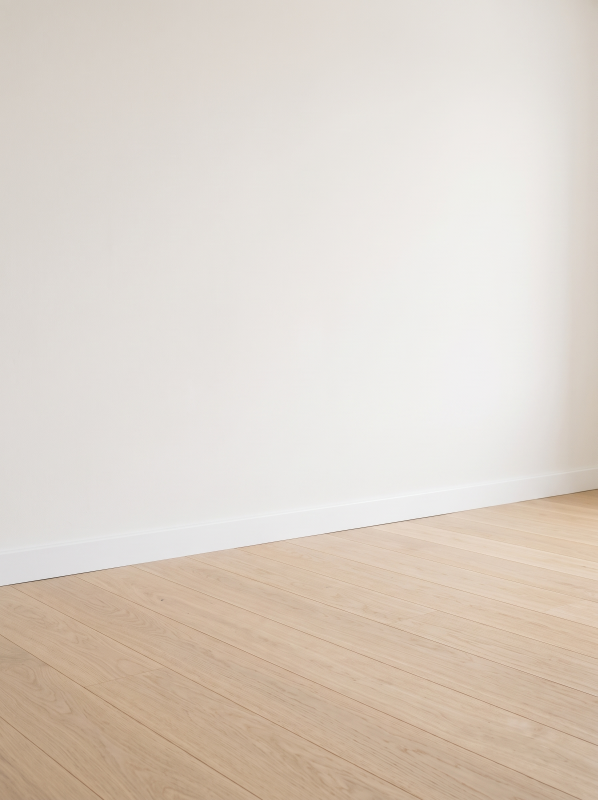
#> input picture scripts/fotos-cabeceros/gen/fondo.png, 1792 x 2400 px (shown at 1/3 size); its folder holds only this picture in this run
$ python -i suelo.py   (imports and definitions only)
#> lines starting #> are read from the running program, lines starting #| are printed output that depends on the picture
#> further down, picture is the input picture: PIL image 1792x2400 RGB; mean R, G, B 220.7, 210.3, 199.9
### scripts/fotos-cabeceros/gen/escena.py
import math
# Escena fija para las 80 fotos: misma cámara, mismo fondo.
from PIL import Image, ImageDraw
from maqueta import proyector, GROSOR
from siluetas import FORMAS, W as AW, H as AH
from textura import tejido, homografia
CAM=dict(ang=38, alt=60, dist=280, focal=1500, centro=(64,40,-4))
def P_(W,H):
    c=CAM; return proyector(W,H,c["ang"],c["alt"],c["dist"],c["focal"],c["centro"])
# [22 lines left out: functions fondo_maqueta, _quad_textura, not called in this run]
VIVO_MATE=False
# [9 lines left out: function _vivo, not called in this run]

ARCO=False   # True: reparto antiguo (longitud de arco desde el centro), el de las maquetas hechas antes del 01/10
# [171 lines left out: functions coords_arco, franjas_de, coords_u, pieza, not called in this run]
# [4 lines that do not run on import are left out]

### scripts/fotos-cabeceros/gen/maqueta.py
# Maqueta 3D (proyección en perspectiva) de la pieza apoyada en el suelo contra la pared.
import math
from PIL import Image, ImageDraw
from siluetas import FORMAS
GROSOR=8.0
def proyector(W=900,H=1200,ang=38,alt=70,dist=330,focal=1500, centro=(75,48,-4)):
    a=math.radians(ang); cx,cy,cz=centro
    cam=(cx - dist*math.sin(a), alt, cz - dist*math.cos(a))
    fx,fy,fz=cx-cam[0],cy-cam[1],cz-cam[2]; n=math.sqrt(fx*fx+fy*fy+fz*fz); f=(fx/n,fy/n,fz/n)
    r=(f[2],0,-f[0]); rn=math.hypot(r[0],r[2]); r=(r[0]/rn,0,r[2]/rn)
    u=(r[1]*f[2]-r[2]*f[1], r[2]*f[0]-r[0]*f[2], r[0]*f[1]-r[1]*f[0])
    if u[1]<0: u=(-u[0],-u[1],-u[2])
    def P(p):
        d=(p[0]-cam[0],p[1]-cam[1],p[2]-cam[2])
        x=sum(d[i]*r[i] for i in range(3)); y=sum(d[i]*u[i] for i in range(3)); z=sum(d[i]*f[i] for i in range(3))
        return (W/2+focal*x/z*W/900, H/2-focal*y/z*W/900), z
    return P
# [22 lines left out: function maqueta, not called in this run]
# [2 lines that do not run on import are left out]

### scripts/fotos-cabeceros/gen/suelo.py
# Limpia, junto a las esquinas de abajo, lo que Gemini dejó por debajo del borde inferior del frente
# (el ribete que doblaba por la base): se rellena con el suelo de justo debajo y una sombra de contacto suave.
import numpy as np, escena
from PIL import Image, ImageDraw, ImageFilter
from maqueta import GROSOR
def limpiar(img, tramos=((-0.6,150.6),), alto_cm=0.8):
#> called with tramos = ((-0.6, 150.6),), alto_cm = 0.8
    img=img.convert("RGB"); W,H=img.size; P=escena.P_(W,H); pp=lambda p:P(p)[0]; zf=-GROSOR-1.5
#> after `W, H = img.size`: W = 1792; H = 2400
    a=np.asarray(img,float); out=a.copy()
    zb=-1.5
    bordes=[[pp((x,0,zf)) for x in np.linspace(x0,x1,40)] for x0,x1 in tramos]
    for borde in bordes:
        x0,x1=0,1
        h=int(round(pp((75,-alto_cm,zf))[1]-pp((75,0,zf))[1])); h=max(4,h)
        bajo=np.roll(a,-h,axis=0)                       # el suelo que hay justo debajo de la franja
        m=Image.new("L",(W,H),0); d=ImageDraw.Draw(m)
        sh=Image.new("L",(W,H),255); ds=ImageDraw.Draw(sh)
        for k in range(h,-1,-1):   # sombra de contacto: más oscura pegada al borde
            v=int(255*(0.74+0.26*(k/h)**0.8))
            ds.line([(x,y+k) for x,y in borde],fill=v,width=2)
        d.polygon(borde+[(x,y+h) for x,y in borde[::-1]],fill=255)
        # extremos del tramo fundidos
        m=m.filter(ImageFilter.GaussianBlur(1.5))
        M=np.asarray(m,float)/255
        S=np.asarray(sh.filter(ImageFilter.GaussianBlur(1)),float)/255
        nuevo=bajo*S[...,None]
        out=out*(1-M[...,None])+nuevo*M[...,None]
#> this loop made 1 pass
#> pass 1, in limpiar, `m=m.filter(ImageFilter.GaussianBlur(1.5))`:
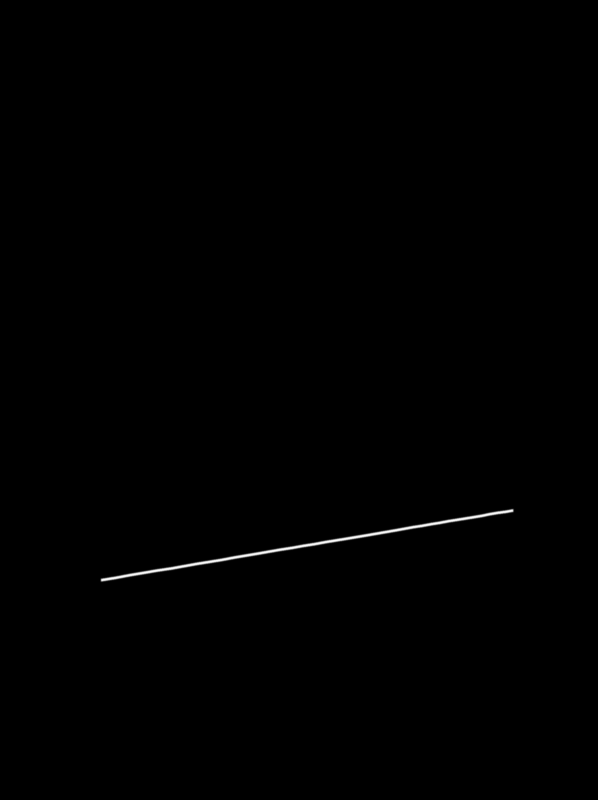
#> m: PIL image 1792x2400 L (shown at 1/3 size); min 0, max 254, mean 0.6
    return Image.fromarray(np.clip(out,0,255).astype("uint8"))

>>> from PIL import Image
>>> picture = Image.open('fondo.png')
>>> result = limpiar(picture)
